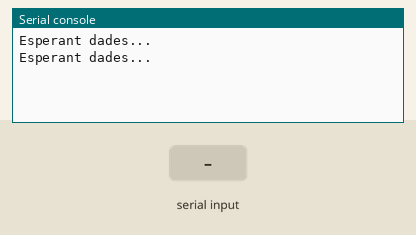
This program was run on a simulated Raspberry Pi Pico running MicroPython. Parts: the last lines printed to the serial console. The test bench sets the inputs (shaded band).

Above: at 1.2 s.
1.3 s: "1" received over the second serial link
At 2.8 s:
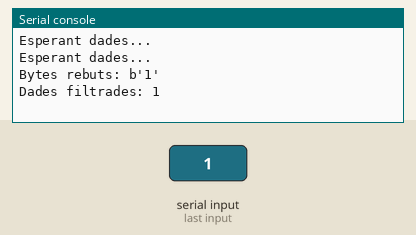
3.5 s: "0" received over the second serial link
At 4.6 s:
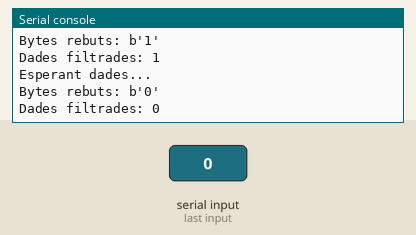
5.0 s: "2" received over the second serial link
At 5.3 s:
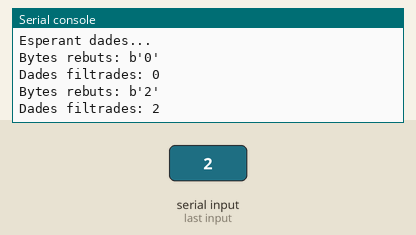

The program:

serierasppico_3.py
```python
from machine import UART, Pin
import utime

# Configura UART al Pico
uart = UART(0, baudrate=9600, tx=Pin(0), rx=Pin(1))

while True:
    if uart.any():  # Comprova si hi ha dades entrants
        try:
            data = uart.read()  # Llegeix dades com a bytes
            print(f"Bytes rebuts: {data}")  # Mostra els bytes rebuts
            # Filtra només els bytes ASCII vàlids (32 a 127)
            filtered_data = bytes([b for b in data if 32 <= b <= 127])
            print(f"Dades filtrades: {filtered_data.decode('utf-8', errors='ignore').strip()}")
        except Exception as e:
            print(f"Error en manejar les dades: {e}")
    else:
        print("Esperant dades...")
    utime.sleep(1)
```

Measured:
- after the input at 1.3 s, the serial console: prints a new line after 0.70 s (image 1)
- after the input at 3.5 s, the serial console: prints a new line after 0.50 s (image 2)
- after the input at 5.0 s, the serial console: prints a new line at once (image 3)
